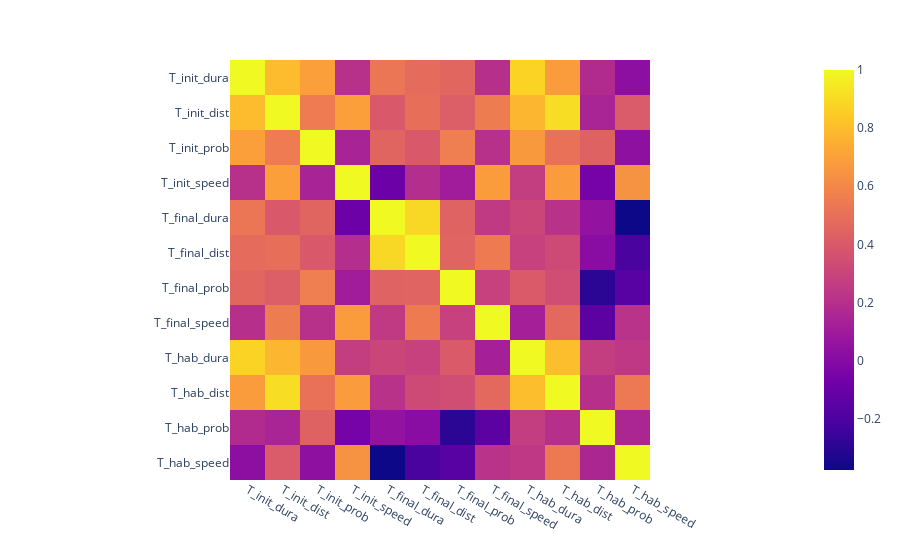

Notebook cell for this chart:
### Code cell
fig = px.imshow(Corr_Master)
fig.show()

### Figure 1 — Plotly figure (JSON) as saved in the notebook; plotly's stock layout.template omitted (floating-point values rounded to 4 significant figures; data arrays with more than 128 entries replaced by an {"elided": "..."} marker saying what was removed)
{"data": [{"coloraxis": "coloraxis", "hovertemplate": "x: %{x}<br>y: %{y}<br>color: %{z}<extra></extra>", "type": "heatmap", "x": ["T_init_dura", "T_init_dist", "T_init_prob", "T_init_speed", "T_final_dura", "T_final_dist", "T_final_prob", "T_final_speed", "T_hab_dura", "T_hab_dist", "T_hab_prob", "T_hab_speed"], "y": ["T_init_dura", "T_init_dist", "T_init_prob", "T_init_speed", "T_final_dura", "T_final_dist", "T_final_prob", "T_final_speed", "T_hab_dura", "T_hab_dist", "T_hab_prob", "T_hab_speed"], "z": {"elided": "12x12 float values"}}], "layout": {"coloraxis": {"colorscale": [[0, "#0d0887"], [0.1111, "#46039f"], [0.2222, "#7201a8"], [0.3333, "#9c179e"], [0.4444, "#bd3786"], [0.5556, "#d8576b"], [0.6667, "#ed7953"], [0.7778, "#fb9f3a"], [0.8889, "#fdca26"], [1, "#f0f921"]]}, "margin": {"t": 60}, "xaxis": {"constrain": "domain", "scaleanchor": "y"}, "yaxis": {"autorange": "reversed", "constrain": "domain"}}}
